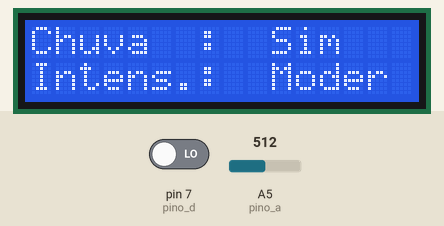
The sketch below on a simulated Arduino Uno, built with avr-gcc and run on an emulated ATmega328P. On the bench: 16×2 character LCD. The inputs (shaded band) are chosen by the test bench; at power-on: A5 (pino_a) = 512, pin 7 (pino_d) LOW. What the sketch prints to the serial monitor is not drawn.

Above: at 1.2 s.
1.3 s: A5 (pino_a) set to 584
3.3 s: A5 (pino_a) set to 616
At 5.3 s:
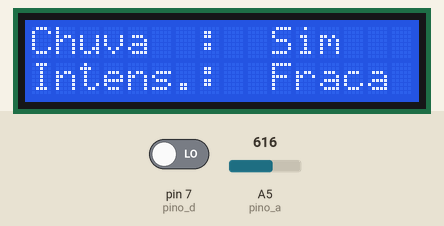
5.6 s: pin 7 (pino_d) driven HIGH
At 6.5 s:
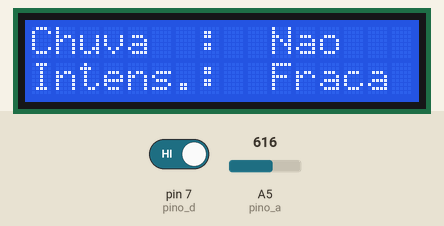
7.6 s: A5 (pino_a) set to 590
At 8.8 s:
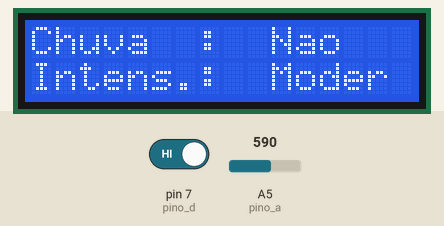
9.6 s: A5 (pino_a) set to 415
11.4 s: A5 (pino_a) set to 383
At 13.4 s:
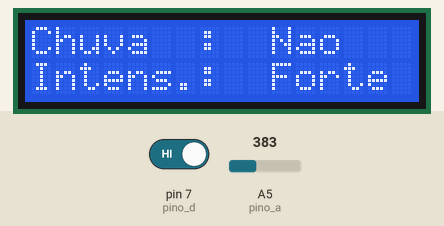
Timing chart, 0 to 14.7 s (numbered marks = the images above; inputs shaded):
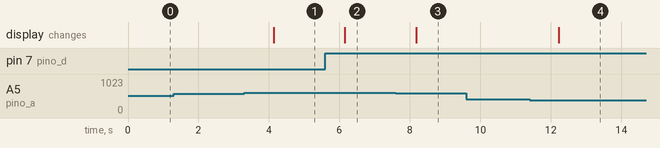

The sketch:

projeto-sensor-de-chuva.ino
```cpp
#include <Wire.h>
#include <LiquidCrystal_I2C.h> // Carrega a biblioteca LiquidCrystal_I2C de Frank Brabender

int pino_d = 7; // Pino digital conectado ao D0 do sensor de chuva
int pino_a = A5; // Pino analógico conectado ao A0 do sensor de chuva
int val_d = 0; // Variável para armazenar o valor lido do pino digital
int val_a = 0; // Variável para armazenar o valor lido do pino analógico

// Define o display LCD I2C com endereço 0x27 (alterar se necessário)
LiquidCrystal_I2C lcd(0x27, 16, 2);

void setup() {
  lcd.init(); // Inicializa o display
  lcd.backlight(); // Liga a luz de fundo do display

  pinMode(pino_d, INPUT); // Configura o pino digital como entrada
  pinMode(pino_a, INPUT); // Configura o pino analógico como entrada
  Serial.begin(9600); // Inicia a comunicação serial a 9600 bps

  // Exibe as labels "Chuva" e "Intens." no display
  lcd.setCursor(0, 0); // Posiciona o cursor na primeira linha, primeira coluna
  lcd.print("Chuva  : "); // Exibe o texto "Chuva  : " na primeira linha
  lcd.setCursor(0, 1); // Posiciona o cursor na segunda linha, primeira coluna
  lcd.print("Intens.: "); // Exibe o texto "Intens.: " na segunda linha
}

void loop() {
  // Lê o estado do pino digital (D0 do sensor de chuva)
  val_d = digitalRead(pino_d);
  // Lê o valor analógico do pino A0 (sensor de chuva)
  val_a = analogRead(pino_a);

  // Envia os valores lidos para o monitor serial
  Serial.print("Valor digital : ");
  Serial.print(val_d); // Exibe o valor do pino digital
  Serial.print(" - Valor analogico : ");
  Serial.println(val_a); // Exibe o valor do pino analógico

  // Verifica se há chuva (val_d = 0) ou não (val_d = 1) e exibe no display
  if (val_d == 1) {
    lcd.setCursor(10, 0); // Posiciona o cursor na primeira linha, coluna 10
    lcd.print("Nao "); // Exibe "Nao" se não houver chuva
  } else {
    lcd.setCursor(10, 0); // Posiciona o cursor na primeira linha, coluna 10
    lcd.print("Sim "); // Exibe "Sim" se houver chuva
  }

  // Determina o nível de intensidade da chuva com base no valor analógico
  lcd.setCursor(10, 1); // Posiciona o cursor na segunda linha, coluna 10
  if (val_a > 900 && val_a <= 1023) {
    lcd.print("---- "); // Exibe "----" para indicar chuva muito fraca
  } else if (val_a > 600 && val_a <= 900) {
    lcd.print("Fraca"); // Exibe "Fraca" para chuva leve
  } else if (val_a > 400 && val_a <= 600) {
    lcd.print("Moder"); // Exibe "Moder" para chuva moderada
  } else if (val_a <= 400) {
    lcd.print("Forte"); // Exibe "Forte" para chuva intensa
  } else {
    lcd.print("     "); // Limpa o display se nenhum valor for correspondente
  }

  delay(1000); // Aguarda 1 segundo antes de repetir o loop
}
```

Measured:
- the behaviour switches between 600 and 601 on A5 (pino_a) (found by bisection; images 0 and 1)
- the behaviour switches between 401 and 400 on A5 (pino_a) (found by bisection; images 3 and 4)
- after the input at 1.3 s, every drawn part: stays the same
- after the input at 3.3 s, the display: changes after 0.84 s (image 1)
- after the input at 5.6 s, the display: changes after 0.56 s (image 2)
- after the input at 7.6 s, the display: changes after 0.58 s (image 3)
- after the input at 9.6 s, every drawn part: stays the same
- after the input at 11.4 s, the display: changes after 0.82 s (image 4)
